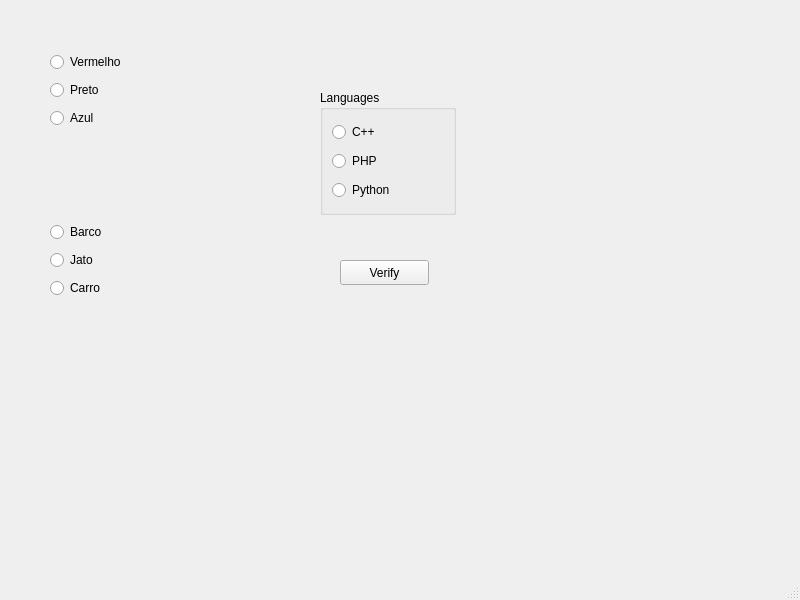
<?xml version="1.0" encoding="UTF-8"?>
<ui version="4.0">
 <class>MainWindow</class>
 <widget class="QMainWindow" name="MainWindow">
  <property name="geometry">
   <rect>
    <x>0</x>
    <y>0</y>
    <width>800</width>
    <height>600</height>
   </rect>
  </property>
  <property name="windowTitle">
   <string>MainWindow</string>
  </property>
  <widget class="QWidget" name="centralwidget">
   <widget class="QGroupBox" name="groupBox">
    <property name="geometry">
     <rect>
      <x>320</x>
      <y>90</y>
      <width>136</width>
      <height>125</height>
     </rect>
    </property>
    <property name="title">
     <string>Languages</string>
    </property>
    <layout class="QVBoxLayout" name="verticalLayout_2">
     <item>
      <widget class="QRadioButton" name="rb_cpp">
       <property name="text">
        <string>C++</string>
       </property>
      </widget>
     </item>
     <item>
      <widget class="QRadioButton" name="rb_php">
       <property name="text">
        <string>PHP</string>
       </property>
      </widget>
     </item>
     <item>
      <widget class="QRadioButton" name="rb_python">
       <property name="text">
        <string>Python</string>
       </property>
      </widget>
     </item>
    </layout>
   </widget>
   <widget class="QPushButton" name="pushButton">
    <property name="geometry">
     <rect>
      <x>340</x>
      <y>260</y>
      <width>89</width>
      <height>25</height>
     </rect>
    </property>
    <property name="text">
     <string>Verify</string>
    </property>
   </widget>
   <widget class="QWidget" name="">
    <property name="geometry">
     <rect>
      <x>50</x>
      <y>50</y>
      <width>114</width>
      <height>83</height>
     </rect>
    </property>
    <layout class="QVBoxLayout" name="verticalLayout">
     <item>
      <widget class="QRadioButton" name="rb_vermelho">
       <property name="text">
        <string>Vermelho</string>
       </property>
      </widget>
     </item>
     <item>
      <widget class="QRadioButton" name="rb_preto">
       <property name="text">
        <string>Preto</string>
       </property>
      </widget>
     </item>
     <item>
      <widget class="QRadioButton" name="rb_azul">
       <property name="text">
        <string>Azul</string>
       </property>
      </widget>
     </item>
    </layout>
   </widget>
   <widget class="QWidget" name="">
    <property name="geometry">
     <rect>
      <x>50</x>
      <y>220</y>
      <width>66</width>
      <height>83</height>
     </rect>
    </property>
    <layout class="QVBoxLayout" name="verticalLayout_3">
     <item>
      <widget class="QRadioButton" name="rb_barco">
       <property name="text">
        <string>Barco</string>
       </property>
      </widget>
     </item>
     <item>
      <widget class="QRadioButton" name="rb_jato">
       <property name="text">
        <string>Jato</string>
       </property>
      </widget>
     </item>
     <item>
      <widget class="QRadioButton" name="rb_carro">
       <property name="text">
        <string>Carro</string>
       </property>
      </widget>
     </item>
    </layout>
   </widget>
  </widget>
  <widget class="QMenuBar" name="menubar">
   <property name="geometry">
    <rect>
     <x>0</x>
     <y>0</y>
     <width>800</width>
     <height>22</height>
    </rect>
   </property>
  </widget>
  <widget class="QStatusBar" name="statusbar"/>
 </widget>
 <resources/>
 <connections/>
</ui>
